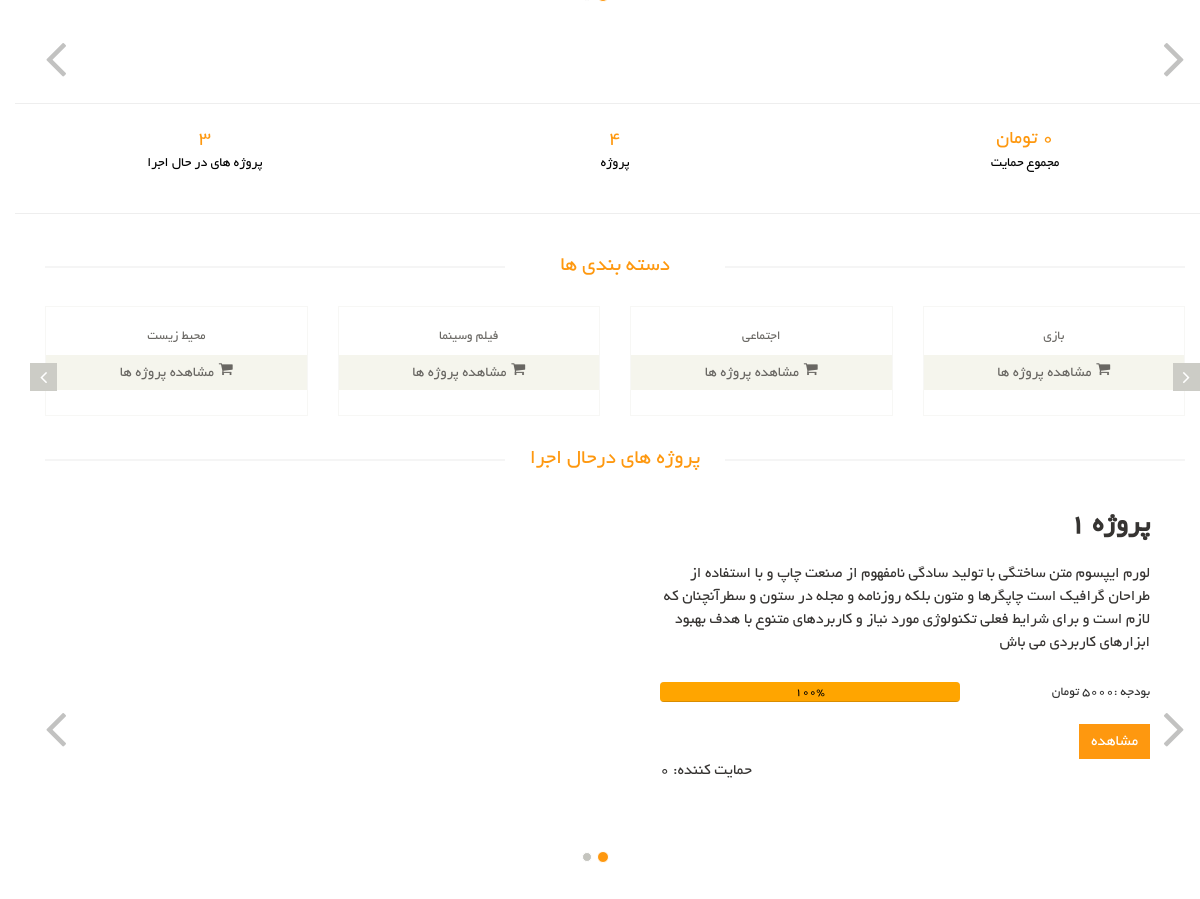
The page / on the database its author committed.
### hami_projects/models.py (models this page shows, shortened)
class Group (models.Model):
    title = models.CharField(max_length=120, unique=True, verbose_name='عنوان')
    slug = models.CharField(max_length=120, verbose_name='عنوان مدیریتی', null=True, blank=True)
    discribtion = models.TextField(verbose_name='توضیحات')
    image = models.ImageField(upload_to=None, blank=True, null=True, verbose_name='عکس ')
    class Meta:
        verbose_name = 'دسته بندی'
        verbose_name_plural = 'دسته بندی ها'

class Project (models.Model):
    name = models.CharField(max_length=25,verbose_name='عنوان مدیریتی', blank=True, null=True)
    name_show = models.CharField(max_length=25,verbose_name='عنوان قابل نمایش')
    creator = models.ForeignKey(User, on_delete=models.CASCADE, verbose_name='صاحب پروژه')
    Groups = models.ForeignKey(Group, on_delete=models.CASCADE, verbose_name='دسته بندی')
    discribtion = models.TextField(max_length=250, verbose_name='شرح مدیریتی', blank=True, default=0)
    discribtion_show = models.TextField(max_length=250, verbose_name='شرح قابل نمایش')
    order = models.IntegerField(verbose_name='وزن', blank=True, null=True)
    budget = models.PositiveIntegerField(verbose_name='مبلغ مورد نیاز')
    Currentـbudget = models.PositiveIntegerField(verbose_name='مبلغ جمع شده', blank=True, null=True, default=0)
    needed_time =  models.DateField(verbose_name='مدت زمان مورد نیاز ')
    site = models.CharField(max_length=35, verbose_name='سایت')
    email = models.CharField(max_length=35, verbose_name='ایمیل')
    logo = models.ImageField(upload_to=None, blank=True, null=True, verbose_name='عکس کاور')
    status = models.CharField(max_length=35, choices=status, verbose_name='وضعیت', default='disable')
    objects = ProjectManager()
    class Meta:
        verbose_name = 'پروژه'
        verbose_name_plural = 'پروژه ها'
    def supports(self):
        return str(self.support_set.count())
    def percent(self):
        return (int((self.Currentـbudget * 100)/self.budget))
    def get_absolute_url(self):
        return f"/projects/{self.id}"

### hami/views.py (the view)
# urls.py: path('', home_page, name='home'),
def home_page(request):
    slides = Slider.objects.all()
    group = Group.objects.all()
    active_projects = Project.objects.filter(status='enable')
    all_projects = Project.objects.all()
    all_supports_amount = Support.objects.all().aggregate(Sum("price"))
    context = {
        'slides' : slides,
        'groups' : my_grouper(4, group),
        'projects' : active_projects,
        'project_count' : all_projects.count(),
        'enb_project_count' : active_projects.count(),
        "price__sum":all_supports_amount['price__sum']
    }
    return render(request, 'home_page.html', context)

### hami/views.py (called while the page is built)
def my_grouper(n, iterable):
    args = [iter(iterable)] * n
    return ([e for e in t if e is not None] for t in itertools.zip_longest(*args))

### templates/home_page.html (shortened to what this page needs)
{% extends 'shared/_MainLayout.html' %}
{% load static %}
{% block content %}
<br>
    <section id="slider">
        <div class="container">
            <div class="row">
                <div class="col-sm-12">
                    <div id="slider-carousel" class="carousel slide" data-ride="carousel">
                        <ol class="carousel-indicators">
                        </ol>
                        <div class="carousel-inner">
                            {% for slide in slides %}
                                <div class="item {{ forloop.first|yesno:"active," }}">
                                    <div class="col-sm-12">
                                    </div>
                                </div>
                            {% endfor %}
                        </div>
                        <a href="#slider-carousel" class="left control-carousel hidden-xs" data-slide="prev">
                            <i class="fa fa-angle-left"></i>
                        </a>
                        <a href="#slider-carousel" class="right control-carousel hidden-xs" data-slide="next">
                            <i class="fa fa-angle-right"></i>
                        </a>
                    </div>
                </div>
            </div>
        </div>
    </section>
    <hr>
    <div class="row counters">
        <div class="col-lg-4 col-6 text-center">
            <span data-toggle="counter-up">{{enb_project_count}}</span>
            <p>پروژه های در حال اجرا</p>
        </div>
        <div class="col-lg-4 col-6 text-center">
            <span data-toggle="counter-up">{{project_count}}</span>
            <p>پروژه</p>
        </div>
        <div class="col-lg-4 col-6 text-center">
            {% if price__sum == None %}
            <span data-toggle="counter-up"> 0 تومان  </span>
            {% else %}
            <span data-toggle="counter-up"> {{price__sum}} تومان  </span>
            {% endif %}
            <p>مجموع حمایت</p>
        </div>
    </div>
    <hr>
    <br>
    <section>
        <div class="container">
            <div class="row">
                <div class="recommended_items">
                    <h2 class="title text-center">دسته بندی ها</h2>
                    <div id="recommended-item-carousel" class="carousel slide" data-ride="carousel">
                        <div class="carousel-inner">
                            {% for group in groups %}
                                <div class="item {{ forloop.first|yesno:"active,"}}">
                                    {% for gr in group %}
                                        <div class="col-sm-3">
                                            <div class="product-image-wrapper">
                                                <div class="single-products">
                                                    <div class="productinfo text-center">
                                                        <p>{{ gr.title }}</p>
                                                        <a href="/projects/{{ gr.slug }}" class="btn btn-default add-to-cart"><i
                                                                class="fa fa-shopping-cart"></i>مشاهده پروژه ها</a>
                                                    </div>
                                                </div>
                                            </div>
                                        </div>
                                    {% endfor %}
                                </div>
                            {% endfor %}
                        </div>
                        <a class="left recommended-item-control" href="#recommended-item-carousel" data-slide="prev">
                            <i class="fa fa-angle-left"></i>
                        </a>
                        <a class="right recommended-item-control" href="#recommended-item-carousel" data-slide="next">
                            <i class="fa fa-angle-right"></i>
                        </a>
                    </div>
                </div>
            <h2 class="title text-center">پروژه های درحال اجرا</h2>
            <div class="col-sm-12">
                    <div id="slider-carousel2" class="carousel slide" data-ride="carousel">
                        <ol class="carousel-indicators">
                            <li data-target="#slider-carousel2" data-slide-to="0" class="active"></li>
                            <li data-target="#slider-carousel2" data-slide-to="1"></li>
                        </ol>
                        <div class="carousel-inner">
                            {% for project in projects %}
                                <div class="item {{ forloop.first|yesno:"active," }}">
                                    <div class="col-sm-6">
                                        <h2>{{ project.name_show }}</h2>
                                        <p>
                                            {{ project.discribtion_show }}
                                        </p>
                                        <br>
                                        <div  class="progress pull-left  text-center " style="width: 300px;">
                                            <div id="progres" class="progress-bar " role="progressbar" style="width:{{project.percent}}%;color:black;" aria-valuenow="25" aria-valuemin="0" aria-valuemax="100">{{project.percent}}%</div>
                                        </div>
                                        <div class="flex-row" ><span class="pull-right"> بودجه : </span class=""><span> {{project.Currentـbudget}} تومان&nbsp </span>
                                        </div>
                                        <a href="{{ project.get_absolute_url }}" class="btn btn-default get">
                                            مشاهده</a>
                                            <br>
                                            <p class="pull-left"> حمایت کننده: <span> {{project.supports}}</span></p>
                                    </div>
                                    <div class="col-sm-6">
                                    </div>
                                </div>
                            {% endfor %}
                        </div>
                        <br>
                        <a href="#slider-carousel2" class="left control-carousel hidden-xs" data-slide="prev">
                            <i class="fa fa-angle-left"></i>
                        </a>
                        <a href="#slider-carousel2" class="right control-carousel hidden-xs" data-slide="next">
                            <i class="fa fa-angle-right"></i>
                        </a>
                    </div>
            </div>
            </div>
        </div>
    </section>
{% endblock %}

### assets/css/main.css (style rules this page uses)
body { font-family: 'BYekan'; font-size: 10pt; position: relative; font-weight: normal; direction: rtl; }
.counters span { font-family: "BYekan", sans-serif; font-size: 20px; display: block; color: #FE980F; }
.counters p { padding: 0; margin: 0 0 20px 0; font-family: "BYekan", sans-serif; font-size: 14px; color: rgb(0, 0, 0); }
a { -webkit-transition: 300ms; -moz-transition: 300ms; -o-transition: 300ms; transition: 300ms; }
h1, h2, h3, h4, h5, h6 { font-family: 'BYekan', sans-serif; }
#slider { padding-bottom: 45px; }
#progres { background-color: orange !important; }
.carousel-indicators li { background: #C4C4BE; }
.carousel-indicators li.active { background: #FE980F; }
.item { padding-left: 100px; }
.item h2 { color: #363432; font-family: 'BYekan', sans-serif; font-size: 28px; font-weight: 700; margin-bottom: 22px; margin-top: 10px; }
.item p { color:#363432; font-size:16px; font-weight:300; font-family: 'BYekan', sans-serif; }
.get { background: #FE980F; border: 0 none; border-radius: 0; color: #FFFFFF; font-family: 'BYekan', sans-serif; font-size: 16px; font-weight: 300; margin-top: 23px; }
.control-carousel { position: absolute; top: 50%; font-size: 60px; color: #C2C2C1; }
.right { right: 0; }
.left { left: 0; }
.left-sidebar h2:after, h2.title:after { content: " "; position: absolute; border: 1px solid #f5f5f5; bottom:8px; right: 0; width: 100%; height: 0; z-index: -2; }
h2.title:before { content: " "; position: absolute; background: #fff; bottom: -6px; width: 220px; height: 30px; z-index: -1; right: 50%; margin-right: -110px; }
h2.title { color: #FE980F; font-family: 'BYekan', sans-serif; font-size: 16pt; font-weight: 400; margin: 0 15px; text-transform: uppercase; margin-bottom: 30px; position: relative; }
.product-image-wrapper { border:1px solid #F7F7F5; overflow: hidden; margin-bottom:30px; }
.single-products { position: relative; }
.productinfo p { font-family: 'BYekan', sans-serif; font-size: 10pt; font-weight: 400; color: #696763; }
.productinfo { position:relative; }
.add-to-cart { background:#F5F5ED; border: 0 none; border-radius: 0; color: #696763; font-family: 'BYekan', sans-serif; font-size: 15px; width: 100%; margin-bottom: 25px; }
.add-to-cart i { margin-left:5px; }
.recommended_items { overflow: hidden; }
#recommended-item-carousel .carousel-inner .item { padding-left: 0; }
.recommended-item-control { position: absolute; top: 41%; }
.recommended-item-control i { background: none repeat scroll 0 0 #ccccc6; color: #FFFFFF; font-size: 20px; padding: 4px 10px; }
#slider-carousel2 { height: 400px !important; }
#slider-carousel2 .carousel-inner { margin-right: 20px !important; }

### rows shown on the page
Group: title "بازی"
Group: title "اجتماعی"
Group: title "فیلم وسینما"
Group: title "محیط زیست"
Project: discribtion_show "لورم ایپسوم متن ساختگی با تولید سادگی نامفهوم از صنعت چاپ و با استفاده از طراحان گرافیک است چاپگرها و متون بلکه روزنامه و مجله در ستون و سطرآنچنان که لازم است و برای شرایط فعلی تکنولوژی مورد نیاز و کاربردهای متنوع با هدف بهبود ابزارهای کاربردی می باش", percent "100", Currentـbudget "5000"
